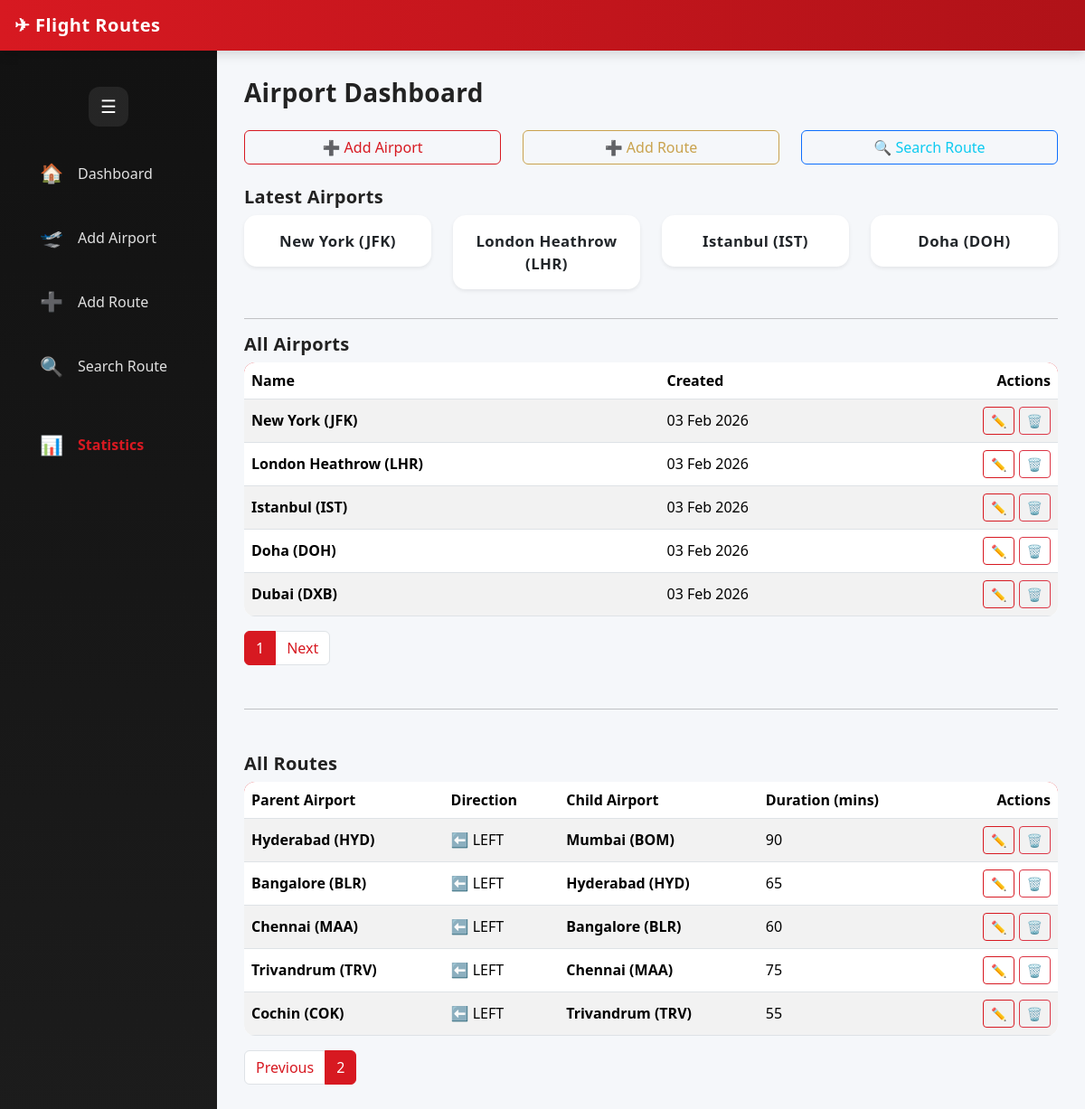
Page /?route_page=2 on the committed database.
### routes/models.py (models this page shows, shortened)
class BaseModel(models.Model):
    created_at = models.DateTimeField(auto_now_add=True)
    updated_at = models.DateTimeField(auto_now=True)
    class Meta:
        abstract = True

class Airport(BaseModel):
    name = models.CharField(max_length=100, unique=True)

class AirportRoute(BaseModel):
    POSITION_CHOICES = (
        ('LEFT', 'Left'),
        ('RIGHT', 'Right'),
    )
    parent = models.ForeignKey(
        Airport,
        on_delete=models.CASCADE,
        related_name='parent_routes'
    )
    child = models.ForeignKey(
        Airport,
        on_delete=models.CASCADE,
        related_name='child_routes'
    )
    position = models.CharField(max_length=5, choices=POSITION_CHOICES)
    duration = models.PositiveIntegerField(help_text="Time in minutes")
    class Meta:
        unique_together = ('parent', 'position')

### routes/views.py (the view)
# urls.py: path('', home, name='home'),
def home(request):
    airports = Airport.objects.order_by('-created_at')
    airport_paginator = Paginator(airports, 5)
    airport_page_number = request.GET.get('airport_page')
    airport_page_obj = airport_paginator.get_page(airport_page_number)
    latest_airports = airports[:4]
    routes = AirportRoute.objects.select_related(
        'parent', 'child'
    ).order_by('-created_at')
    route_paginator = Paginator(routes, 5)
    route_page_number = request.GET.get('route_page')
    route_page_obj = route_paginator.get_page(route_page_number)
    return render(request, 'routes/home.html', {
        'latest_airports': latest_airports,
        'page_obj': airport_page_obj,      # airports
        'route_page_obj': route_page_obj,  # routes
    })

### templates/routes/home.html (shortened to what this page needs)
{% extends 'routes/base.html' %}
{% block content %}
<h3 class="mb-4">Airport Dashboard</h3>
<div class="row mb-4">
  <div class="col-md-4">
    <a href="{% url 'add_airport' %}" class="btn btn-outline-primary w-100">➕ Add Airport</a>
  </div>
  <div class="col-md-4">
    <a href="{% url 'add_route' %}" class="btn btn-outline-success w-100">➕ Add Route</a>
  </div>
  <div class="col-md-4">
    <a href="{% url 'search' %}" class="btn btn-outline-info w-100">🔍 Search Route</a>
  </div>
</div>
<h5>Latest Airports</h5>
<div class="row">
  {% for airport in latest_airports %}
    <div class="col-md-3 mb-3">
      <div class="card shadow-sm">
        <div class="card-body text-center">
          <strong>{{ airport.name }}</strong>
        </div>
      </div>
    </div>
  {% empty %}
    <p>No airports added yet.</p>
  {% endfor %}
</div>
<hr>
<h5>All Airports</h5>
<table class="table table-striped bg-white align-middle">
  <thead>
    <tr>
      <th>Name</th>
      <th>Created</th>
      <th class="text-end">Actions</th>
    </tr>
  </thead>
  <tbody>
  {% for airport in page_obj %}
<tr>
  <td><strong>{{ airport.name }}</strong></td>
  <td>{{ airport.created_at|date:"d M Y" }}</td>
  <td class="text-end">
    <a href="{% url 'edit_airport' airport.id %}" class="btn btn-sm btn-outline-primary">
      ✏️
    </a>
    <button
      class="btn btn-sm btn-outline-danger"
      data-bs-toggle="modal"
      data-bs-target="#deleteModal{{ airport.id }}">
      🗑️
    </button>
  </td>
</tr>
{% endfor %}
  </tbody>
</table>
<nav>
  <ul class="pagination">
    <li class="page-item active">
      <span class="page-link" style="color: #fff;">{{ page_obj.number }}</span>
    </li>
    {% if page_obj.has_next %}
      <li class="page-item">
        <a class="page-link" href="?page={{ page_obj.next_page_number }}">Next</a>
      </li>
    {% endif %}
  </ul>
</nav>
<hr class="my-5">
<h5>All Routes</h5>
<table class="table table-striped bg-white align-middle">
  <thead>
    <tr>
      <th>Parent Airport</th>
      <th>Direction</th>
      <th>Child Airport</th>
      <th>Duration (mins)</th>
      <th class="text-end">Actions</th>
    </tr>
  </thead>
  <tbody>
  {% for route in route_page_obj %}
    <tr>
      <td><strong>{{ route.parent.name }}</strong></td>
      <td>
        {% if route.position == 'LEFT' %}
          ⬅️ LEFT
        {% else %}
          ➡️ RIGHT
        {% endif %}
      </td>
      <td><strong>{{ route.child.name }}</strong></td>
      <td>{{ route.duration }}</td>
      <td class="text-end">
        <a href="{% url 'edit_route' route.id %}"
           class="btn btn-sm btn-outline-primary">
          ✏️
        </a>
        <button
          class="btn btn-sm btn-outline-danger"
          data-bs-toggle="modal"
          data-bs-target="#deleteRouteModal{{ route.id }}">
          🗑️
        </button>
      </td>
    </tr>
  {% empty %}
    <tr>
      <td colspan="5" class="text-center text-muted">
        No routes available
      </td>
    </tr>
  {% endfor %}
  </tbody>
</table>
<nav>
  <ul class="pagination">
    {% if route_page_obj.has_previous %}
      <li class="page-item">
        <a class="page-link"
           href="?route_page={{ route_page_obj.previous_page_number }}">
           Previous
        </a>
      </li>
    {% endif %}
    <li class="page-item active">
      <span class="page-link" style="color:#fff;">
        {{ route_page_obj.number }}
      </span>
    </li>
  </ul>
</nav>
{% endblock %}

### static/css/style.css (style rules this page uses)
:root { --flight-red: #d71921; --flight-dark: #1c1c1c; --flight-gold: #c9a24d; --soft-gray: #f5f7fa; }
body { background-color: var(--soft-gray); font-family: "Segoe UI", Roboto, Helvetica, Arial, sans-serif; color: #222; }
h3, h5 { font-weight: 600; letter-spacing: 0.3px; }
.btn-outline-primary { border-color: var(--flight-red); color: var(--flight-red); }
.btn-outline-success { border-color: var(--flight-gold); color: var(--flight-gold); }
.btn-outline-info { border-color: #0d6efd; }
.card { border: none; border-radius: 14px; background-color: #fff; transition: transform 0.2s ease, box-shadow 0.2s ease; }
.card-body strong { font-size: 1.05rem; letter-spacing: 0.4px; }
.table { border-radius: 12px; overflow: hidden; }
.table thead { background-color: var(--flight-red); color: white; }
.table th { font-weight: 600; }
.pagination .page-link { color: var(--flight-red); }
.pagination .active .page-link { background-color: var(--flight-red); border-color: var(--flight-red); }
body { overflow-x: hidden; }

### rows in the picture
Airport: name "New York (JFK)", created_at "03 Feb 2026"
Airport: name "London Heathrow (LHR)", created_at "03 Feb 2026"
Airport: name "Istanbul (IST)", created_at "03 Feb 2026"
Airport: name "Doha (DOH)", created_at "03 Feb 2026"
Airport: name "Dubai (DXB)", created_at "03 Feb 2026"
AirportRoute: parent.name "Hyderabad (HYD)", position "⬅️ LEFT", child.name "Mumbai (BOM)", duration "90"
AirportRoute: parent.name "Bangalore (BLR)", position "⬅️ LEFT", child.name "Hyderabad (HYD)", duration "65"
AirportRoute: parent.name "Chennai (MAA)", position "⬅️ LEFT", child.name "Bangalore (BLR)", duration "60"
AirportRoute: parent.name "Trivandrum (TRV)", position "⬅️ LEFT", child.name "Chennai (MAA)", duration "75"
AirportRoute: parent.name "Cochin (COK)", position "⬅️ LEFT", child.name "Trivandrum (TRV)", duration "55"

### other values in the picture
{{ page_obj.number }} "1"
{{ route_page_obj.number }} "2"
